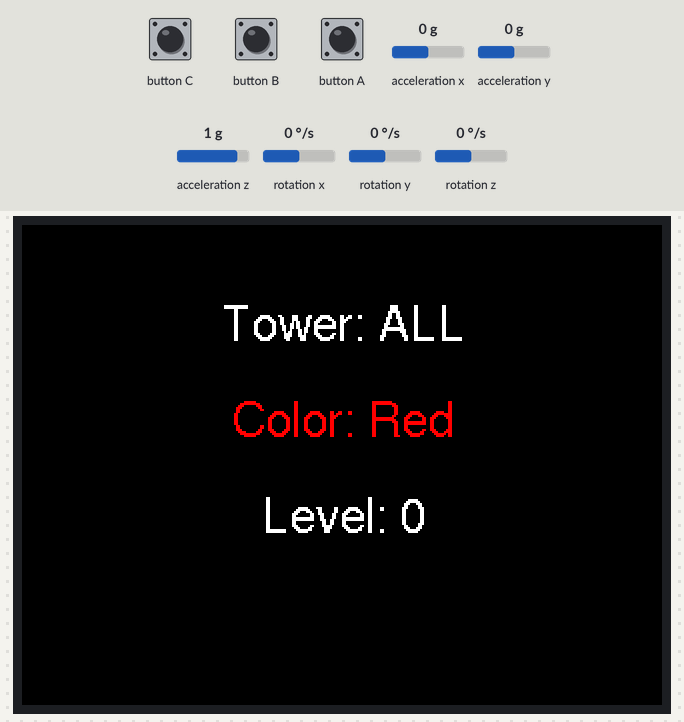
A sketch run on a simulated ESP32. On the bench: 320×240 colour display. Inputs (shaded band) come from the test bench; at power-on: acceleration x 0 g, acceleration y 0 g, acceleration z 1 g, rotation x 0 °/s, rotation y 0 °/s, rotation z 0 °/s. What the sketch prints to the serial monitor is not drawn.

Above: at 1.3 s.
1.4 s: button B pressed for 0.15 s
At 2.9 s:
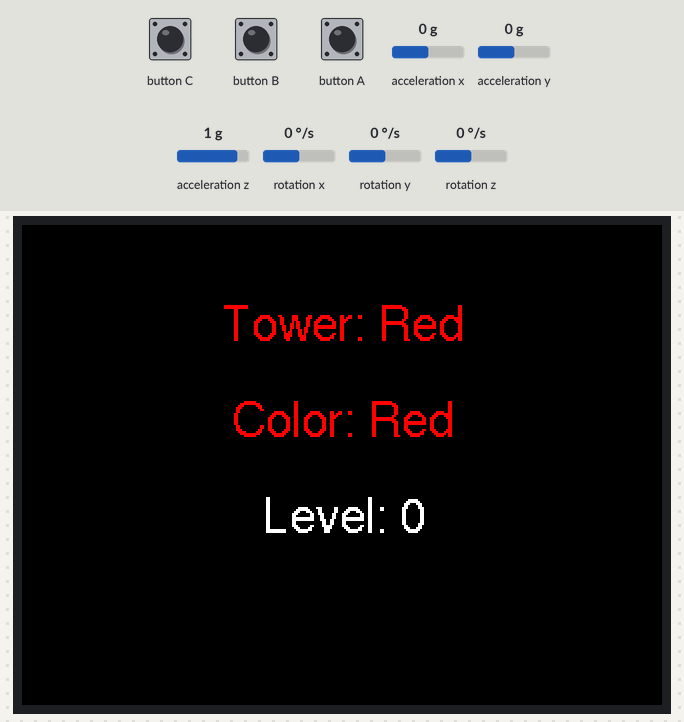
3.2 s: button A pressed for 0.15 s
At 3.61 s:
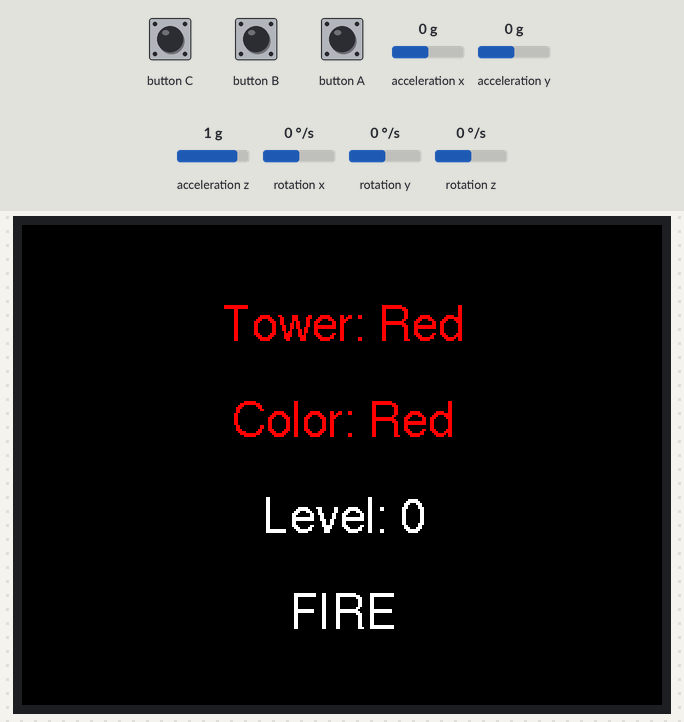
5.2 s: button B pressed for 1 s
At 6.9 s:
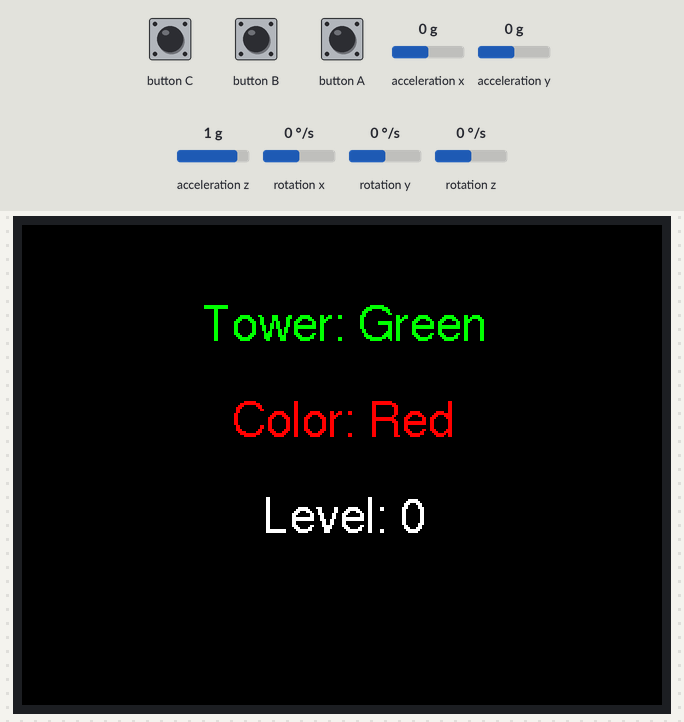
7.8 s: button A pressed for 1 s
At 8.8 s:
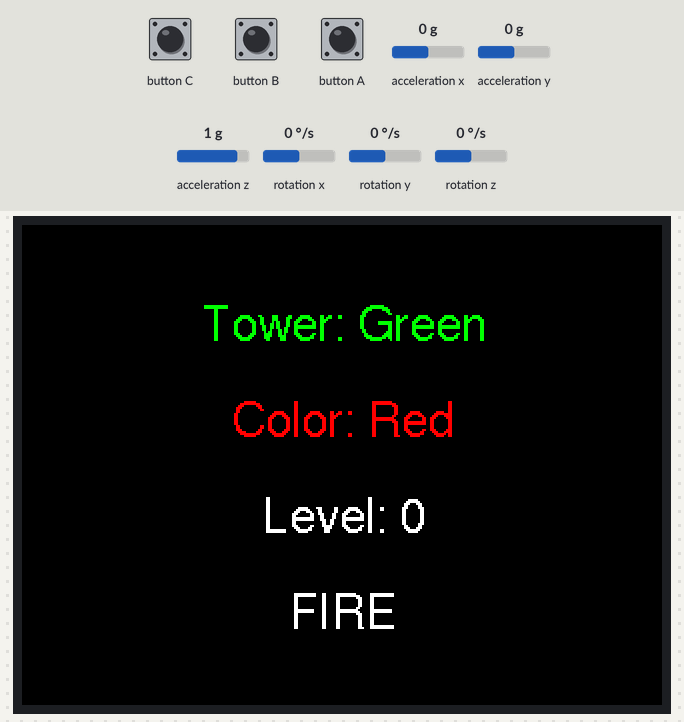
10.5 s: button B pressed for 3.2 s
At 14.4 s:
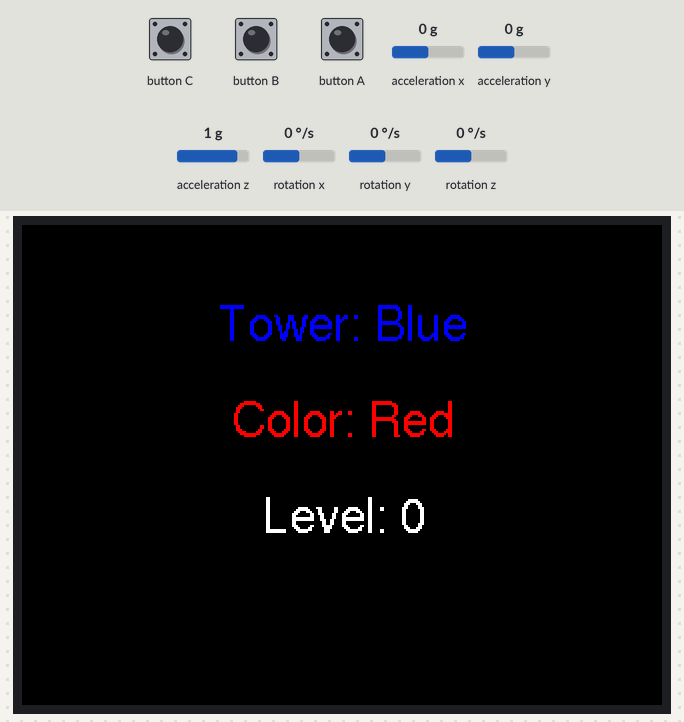
15.2 s: button A pressed for 0.15 s
At 15.67 s:
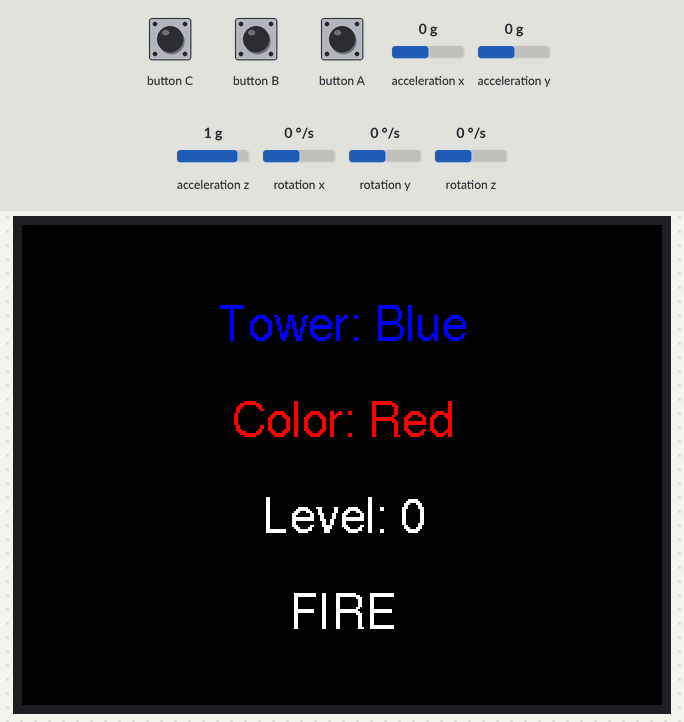
Timing chart, 0 to 18.2 s (numbered marks = the images above; inputs shaded):
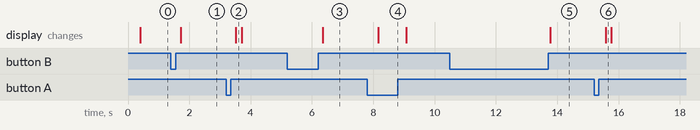

The sketch:

Dev_DMX.ino
```cpp
// Board: M5StackCore2 within M5Stack definitions (NOT esp32 definition)

// https://github.com/m5stack/M5Unified
#include <M5Unified.h>
// https://docs.m5stack.com/en/arduino/m5gfx/m5gfx_appendix
#include <M5GFX.h>
// https://github.com/sparkfun/SparkFunDMX/tree/master
//#include <HardwareSerial.h>
#include <SparkFunDMX.h>
// https://github.com/SofaPirate/Chrono
#include <Chrono.h>
// Handle DMX calls for light and fire
#include "DMX.h"

float mapfloat(float x, float in_min, float in_max, float out_min, float out_max) {
  return (x - in_min) * (out_max - out_min) / (in_max - in_min) + out_min;
}

// tedious to do this, but prevents a flicker from .clear() taking ~50ms to execute.
M5Canvas spr = M5Canvas(&M5.Display);

// heavy-lifting library attached as .cpp and .h files. grab this.
DMX dmx;

void setup() {
  // https://docs.m5stack.com/en/arduino/m5gfx/m5gfx_appendix
  // https://github.com/m5stack/M5StickCPlus2
  auto cfg = M5.config();
  cfg.serial_baudrate = 115200;
  M5.begin(cfg);
  Serial.flush();

  spr.createSprite(M5.Display.width(), M5.Display.height());
  spr.setRotation(0);
  spr.setTextColor(WHITE);
  spr.setTextDatum(middle_center);
  spr.setTextFont(&fonts::FreeSans12pt7b);
  spr.setTextSize(1.0);
  spr.clear();

  Serial.println("DMX Test");
  dmx.begin();

  Serial.println("DMX initialized!");
}

void loop() {
  // check for presses and the like.
  M5.update();
  dmx.update();

  // rotate through which tower we're addressing
  static tower towerIndex = I_ALL;
  if (M5.BtnB.wasReleased()) {

    // shut down everything, first.
    dmx.towerLight(I_ALL, cOff);
    dmx.towerFire(towerIndex, fOff);

    // change which tower we're addressing
    towerIndex = (tower)(((byte)towerIndex + 1) % ((byte)I_ALL + 1));
  }

  // Turn on all fire
  if (M5.BtnA.wasPressed()) dmx.towerFire(towerIndex, fOn);

  // Turn off all fire
  if (M5.BtnA.wasReleased()) dmx.towerFire(towerIndex, fOff);

  // check sensors
  static tower colorIndex = I_RED;
  static float avgIntensity = 0.0;
  static auto data = M5.Imu.getImuData();

  if (M5.Imu.update()) {
    data = M5.Imu.getImuData();

    // color by tilt
    if (data.accel.x < 0 && data.accel.y < 0) colorIndex = I_RED;
    if (data.accel.x > 0 && data.accel.y < 0) colorIndex = I_GRN;
    if (data.accel.x > 0 && data.accel.y > 0) colorIndex = I_YEL;
    if (data.accel.x < 0 && data.accel.y > 0) colorIndex = I_BLU;

    // degree of tilt
    float accZ = constrain(data.accel.z, 0.0, 1.0);
    float newIntensity = mapfloat(accZ, 0.0, 1.0, 255.0, 0.0);

    // smooth the sensor results; exponential smoother.
    const float smooth = 10.0;
    avgIntensity = (avgIntensity * (smooth - 1.0) + newIntensity) / smooth;
  }

  // send dmx
  static Chrono dmxUpdate;

  if (dmxUpdate.hasPassed(25UL, true)) {
    // turn on specific lights
    colorInstruction color = cMap[colorIndex];
    color.master = (byte)avgIntensity;

    dmx.towerLight(towerIndex, color);
  }

  // show sensors
  static Chrono displayUpdate;

  if (displayUpdate.hasPassed(100UL, true)) {

    spr.fillSprite(TFT_BLACK);
    spr.setCursor(0, 0);

    switch (towerIndex) {
      case I_RED:
        spr.setTextColor(RED);
        spr.drawString("Tower: Red", spr.width() / 2, spr.height() * 1 / 5);
        break;
      case I_GRN:
        spr.setTextColor(GREEN);
        spr.drawString("Tower: Green", spr.width() / 2, spr.height() * 1 / 5);
        break;
      case I_YEL:
        spr.setTextColor(YELLOW);
        spr.drawString("Tower: Yellow", spr.width() / 2, spr.height() * 1 / 5);
        break;
      case I_BLU:
        spr.setTextColor(BLUE);
        spr.drawString("Tower: Blue", spr.width() / 2, spr.height() * 1 / 5);
        break;
      case I_ALL:
        spr.setTextColor(WHITE);
        spr.drawString("Tower: ALL", spr.width() / 2, spr.height() * 1 / 5);
        break;
    }

    switch (colorIndex) {
      case I_RED:
        spr.setTextColor(RED);
        spr.drawString("Color: Red", spr.width() / 2, spr.height() * 2 / 5);
        break;
      case I_GRN:
        spr.setTextColor(GREEN);
        spr.drawString("Color: Green", spr.width() / 2, spr.height() * 2 / 5);
        break;
      case I_YEL:
        spr.setTextColor(YELLOW);
        spr.drawString("Color: Yellow", spr.width() / 2, spr.height() * 2 / 5);
        break;
      case I_BLU:
        spr.setTextColor(BLUE);
        spr.drawString("Color: Blue", spr.width() / 2, spr.height() * 2 / 5);
        break;
      case I_ALL:
        spr.setTextColor(WHITE);
        spr.drawString("Color: ALL", spr.width() / 2, spr.height() * 2 / 5);
        break;
    }

    String s = "Level: " + String(avgIntensity, 0);
    spr.setTextColor(WHITE);
    spr.drawString(s, spr.width() / 2, spr.height() * 3 / 5);

    switch (M5.BtnA.isPressed()) {
      case true:
        spr.setTextColor(WHITE);
        spr.drawString("FIRE", spr.width() / 2, spr.height() * 4 / 5);
        break;
    }

    spr.pushSprite(0, 0);
  }
}
```

DMX.cpp
```cpp
// Handle DMX calls for light and fire
#include "DMX.h"

// Create DMX object
SparkFunDMX dmxDevice;

// Create serial port to be used for DMX interface.
HardwareSerial dmxSerial(2);

// Serial pinout

// const uint8_t enPin = -1, rxPin = G33, txPin = G32;
const uint8_t enPin = -1;
const uint8_t rxPin = G33;
const uint8_t txPin = G32;
//const uint8_t rxPin = SCL;
//const uint8_t txPin = SDA;

// Number of DMX channels, can be up tp 512
// REVISIT
const uint16_t numChannels = 64;

uint16_t dmxSerialBufferSize = 0;

void DMX::begin() {
  // Begin DMX serial port
  dmxSerial.begin(DMX_BAUD, DMX_FORMAT, rxPin, txPin);
  dmxSerial.setTxBufferSize(512); // dmx universe size.
  dmxSerial.flush();
  // how big is the buffer?
  dmxSerialBufferSize = dmxSerial.availableForWrite();

  // Begin DMX driver
  dmxDevice.begin(dmxSerial, enPin, numChannels);

  // Set communicaiton direction, which can be changed on the fly as needed
  dmxDevice.setComDir(DMX_WRITE_DIR);

  // and plan an update
  this->needsUpdate = true;
}

bool DMX::update() {
  // current outbound buffer size
  uint16_t sendingBufferSize = dmxSerialBufferSize - dmxSerial.availableForWrite();
  // if we're currently sending, bail out.
  if( sendingBufferSize > 0 ) return(false);

  // some devices will timeout without a DMX stream.
  static Chrono dmxSendInterval;
  if ( this->needsUpdate || dmxSendInterval.hasPassed(1000UL) ) {
    // no need to resend
    this->needsUpdate = false;
    dmxSendInterval.restart();

    // send it
    return( dmxDevice.update() );
  }

}

void DMX::towerLight(tower Tower, colorInstruction Color) {
  // all towers?
  if (Tower == I_ALL) {
    this->towerLight(I_RED, Color);
    this->towerLight(I_GRN, Color);
    this->towerLight(I_BLU, Color);
    this->towerLight(I_YEL, Color);
    return;
  }

  // otherwise, locate the tower
  byte addressStart = ((byte)Tower * 10) + 1;

  // write this color to the correct tower.
  dmxDevice.writeBytes((uint8_t*)&Color, sizeof(colorInstruction), addressStart);

  // schedule a send
  this->needsUpdate = true;

  Serial << "T" << (byte)Tower << " A" << addressStart << " -> M" << Color.master << " R" << Color.red << " G" << Color.green << " B" << Color.blue << endl;
}

void DMX::towerFire(tower Tower, fireInstruction Fire) {
  // all towers?
  if (Tower == I_ALL) {
    this->towerFire(I_RED, Fire);
    this->towerFire(I_GRN, Fire);
    this->towerFire(I_BLU, Fire);
    this->towerFire(I_YEL, Fire);
    return;
  }

  // otherwise, locate the tower
  byte addressStart = ((byte)Tower * 10) + 9;

  // write this color to the correct tower.
  dmxDevice.writeBytes((uint8_t*)&Fire, sizeof(fireInstruction), addressStart);

  // schedule a send
  this->needsUpdate = true;

  Serial << "T" << (byte)Tower << " A"<< addressStart << " -> 1 " << Fire.first << " 2 " << Fire.second << endl;
}
```

DMX.h
```cpp
#ifndef DMX_h
#define DMX_h

#include <Arduino.h>

#include <HardwareSerial.h>
// https://github.com/sparkfun/SparkFunDMX/tree/master
#include <SparkFunDMX.h>

// https://github.com/SofaPirate/Chrono
#include <Chrono.h>

// C++ style piping for Serial
#include <Streaming.h>

// relative locations for the colors on the Simon Console
enum tower {
  I_RED = 0,  // upper right
  I_GRN,      // upper left
  I_BLU,      // lower right
  I_YEL,      // lower left
  I_ALL,      // use this to size arrays appropriately
};

// sized by the fixture DMX structure
typedef struct {
  byte master;
  byte red;
  byte green;
  byte blue;
  byte white;
} colorInstruction;

// could add more from the DMX repertoire
const colorInstruction cOff = { 0, 0, 0, 0, 0 };
const colorInstruction cRed = { 255, 255, 0, 0, 0 };
const colorInstruction cGreen = { 255, 0, 255, 0, 0 };
const colorInstruction cBlue = { 255, 0, 0, 255, 0 };
const colorInstruction cYellow = { 255, 255, 100, 0, 0 };
const colorInstruction cWhite = { 255, 0, 0, 0, 255 };
const colorInstruction cAll = { 255, 255, 255, 255, 255 };
// and this serves as an easy way to pull out the right RGB color for each tower
const colorInstruction cMap[I_ALL] = { cRed, cGreen, cBlue, cYellow };

// likewise, the fixture DMX structure
typedef struct {
  byte first;
  byte second;
} fireInstruction;

// unlikely to add more from the DMX repertoire
const fireInstruction fOff = { 0, 0 };
const fireInstruction fOn = { 255, 255 };

class DMX {
  public:
    void begin();
    bool update(); // call periodically

    // execute gestures across the DMX universe
    void towerLight(tower Tower, colorInstruction Color);
    void towerFire(tower Tower, fireInstruction Fire);

  private:
    // flags a change that needs a push; limited by DMX refresh rate.
    bool needsUpdate;
};

#endif
```

Measured:
- after the input at 1.4 s, the display: changes after 0.32 s (image 1)
- after the input at 3.2 s, the display: changes after 0.32 s (image 2)
- after the input at 5.2 s, the display: changes after 1.2 s (image 3)
- after the input at 7.8 s, the display: changes after 0.36 s (image 4)
- after the input at 10.5 s, the display: changes after 3.3 s (image 5)
- after the input at 15.2 s, the display: changes after 0.38 s (image 6)
